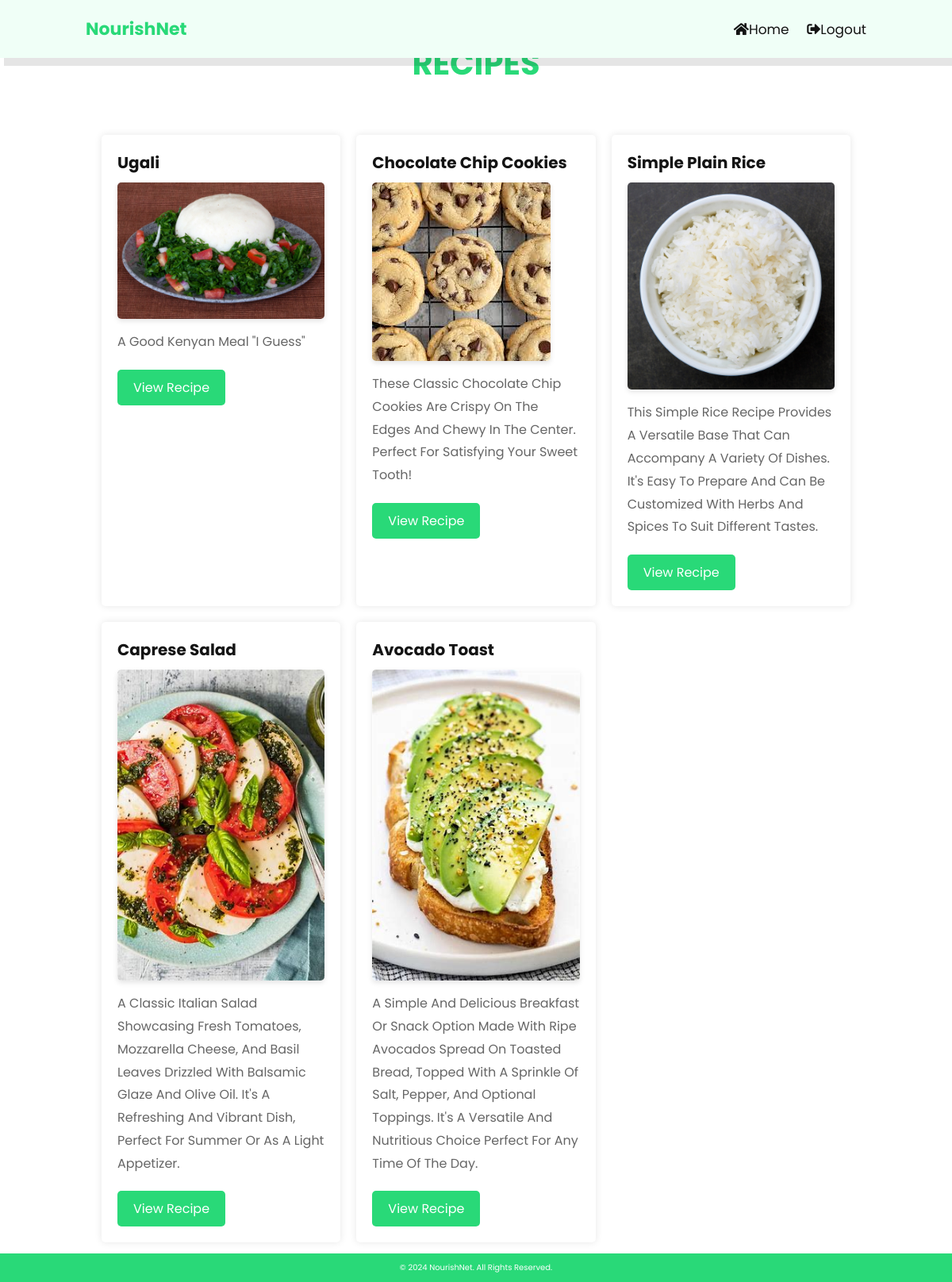
/images/recipes.php (signed in), run on the app's committed database.
### tables this page shows
CREATE TABLE `recipe` (
  `recipe_id` int(11) NOT NULL,
  `user_id` int(11) DEFAULT NULL,
  `recipe` varchar(255) NOT NULL,
  `recipe_description` text DEFAULT NULL,
  `recipe_ingredients` text DEFAULT NULL,
  `recipe_instructions` text DEFAULT NULL,
  `recipe_image` varchar(255) DEFAULT NULL,
  `recipe_tag` varchar(255) NOT NULL,
  `recipe_nutrition` varchar(500) NOT NULL,
  `recipe_suitability` varchar(500) NOT NULL,
  `date_created` datetime NOT NULL DEFAULT current_timestamp(),
  `date_modified` datetime NOT NULL DEFAULT current_timestamp() ON UPDATE current_timestamp()
);

### images/recipes.php (the view, shortened to what this page needs)
<?php
include 'db_connect.php';
$conn = new mysqli($servername, $username, $password, $dbname);
$sql = "SELECT recipe_id, recipe, recipe_image, recipe_description FROM recipe";
$result = $conn->query($sql);
$recipes = [];
if ($result->num_rows > 0) {
    while ($row = $result->fetch_assoc()) {
        $recipes[] = $row;
    }
} else {
    echo "No recipes found";
    exit;
}
$user_type = $_SESSION['user_type'] ?? 'user';
function getHomeLink($user_type)
{
    switch ($user_type) {
        case 'nutritionist':
            return 'nutrition.php';
    }
}
?>
<!DOCTYPE html>
<html lang="en">
<head>
    <link rel="stylesheet" href="../styling/recipe.css">
    <link rel="stylesheet" href="https://cdnjs.cloudflare.com/ajax/libs/font-awesome/5.15.4/css/all.min.css">
</head>
<body>
    <header class="header">
        <div class="logo">NourishNet</div>
        <nav class="navbar">
            <a href="<?php echo getHomeLink(htmlspecialchars($user_type)); ?>"><i class="fas fa-home"></i>Home</a>
            <a href="logout.php"><i class="fas fa-sign-out-alt"></i>logout</a>
        </nav>
    </header>
    <section>
        <h2 class="heading"> Recipes</h2>
        <div class="foods-list">
            <?php foreach ($recipes as $recipe): ?>
                <div class="food-item">
                    <h3><?php echo htmlspecialchars($recipe['recipe']); ?></h3>
                    <img src="<?php echo htmlspecialchars($recipe['recipe_image']); ?>"
                        alt="<?php echo htmlspecialchars($recipe['recipe']); ?>">
                    <p><?php echo htmlspecialchars($recipe['recipe_description']); ?></p>
                    <a href="recipedetails.php?recipe_id=<?php echo htmlspecialchars($recipe['recipe_id']); ?>">View Recipe</a>
                </div>
            <?php endforeach; ?>
        </div>
    </section>
    <footer class="footer">
        &copy; 2024 NourishNet. All rights reserved.
    </footer>
</body>
</html>

### styling/recipe.css (style rules this page uses)
:root { --main-color: #29d978; --primary: #f0fff7; --black: #141414; --white: #fff; --bg: #f2f2f2; --light-black: #666; }
* { font-family: 'Poppins', sans-serif; margin: 0; padding: 0; box-sizing: border-box; outline: none; border: none; text-decoration: none; text-transform: capitalize; transition: .2s linear; }
html { font-size: 62.5%; overflow-x: hidden; scroll-behavior: smooth; scroll-padding-top: 6rem; }
.header { position: fixed; top: 0; left: 0; right: 0; z-index: 1000; display: flex; align-items: center; justify-content: space-between; padding: 2rem 9%; background: var(--primary); box-shadow: 0.5rem 1rem rgba(0, 0, 0, 0.1); }
.header .logo { font-size: 2.2rem; font-weight: bolder; color: var(--main-color); }
.header .navbar a { font-size: 1.7rem; margin-left: 2rem; color: var(--black); }
section { padding: 3rem 9%; }
.heading { text-align: center; color:var(--main-color); text-transform: uppercase; margin-bottom: 4rem; margin-top: 2rem; font-size: 4rem; }
.foods-list { display: grid; gap: 2rem; grid-template-columns: repeat(auto-fit, minmax(300px, 1fr)); padding: 2rem; }
.food-item { background-color: var(--white); padding: 2rem; border-radius: .5rem; box-shadow: 0 0 1rem rgba(0, 0, 0, 0.1); text-align: left; transition: transform 0.2s ease; }
.food-item img { max-width: 100%; height: auto; border-radius: .5rem; margin-bottom: 1rem; box-shadow: 0 0.3rem 0.6rem rgba(0, 0, 0, 0.1); }
.food-item h3 { font-size: 2rem; color: var(--black); margin-bottom: 1rem; }
.food-item p { font-size: 1.6rem; color: var(--light-black); line-height: 1.8; margin-bottom: 1rem; }
.food-item a { display: inline-block; margin-top: 1rem; padding: 1rem 2rem; font-size: 1.6rem; color: var(--white); background-color: var(--main-color); border-radius: .5rem; text-align: center; transition: background-color 0.2s; }
.footer { background-color: var(--main-color); color: #fff; text-align: center; padding: 1rem 0; position: fixed; bottom: 0; width: 100%; }

### data on the page
recipe: recipe "Ugali", recipe_image (picture), recipe_description "A Good Kenyan Meal \"i Guess\""
recipe: recipe "Chocolate Chip Cookies", recipe_image (picture), recipe_description "These Classic Chocolate Chip Cookies Are Crispy On The Edges And Chewy In The Center. Perfect For Satisfying Your Sweet Tooth!"
recipe: recipe "Simple Plain Rice", recipe_image (picture), recipe_description "This Simple Rice Recipe Provides A Versatile Base That Can Accompany A Variety Of Dishes. It's Easy To Prepare And Can Be Customized With Herbs And Spices To Suit Different Tastes."
recipe: recipe "Caprese Salad", recipe_image+recipe (picture), recipe_description "A Classic Italian Salad Showcasing Fresh Tomatoes, Mozzarella Cheese, And Basil Leaves Drizzled With Balsamic Glaze And Olive Oil. It's A Refreshing And Vibrant Dish, Perfect For Summer Or As A Light Appetizer."
recipe: recipe "Avocado Toast", recipe_image (picture), recipe_description "A Simple And Delicious Breakfast Or Snack Option Made With Ripe Avocados Spread On Toasted Bread, Topped With A Sprinkle Of Salt, Pepper, And Optional Toppings. It's A Versatile And Nutritious Choice Perfect For Any Time Of The Day."
